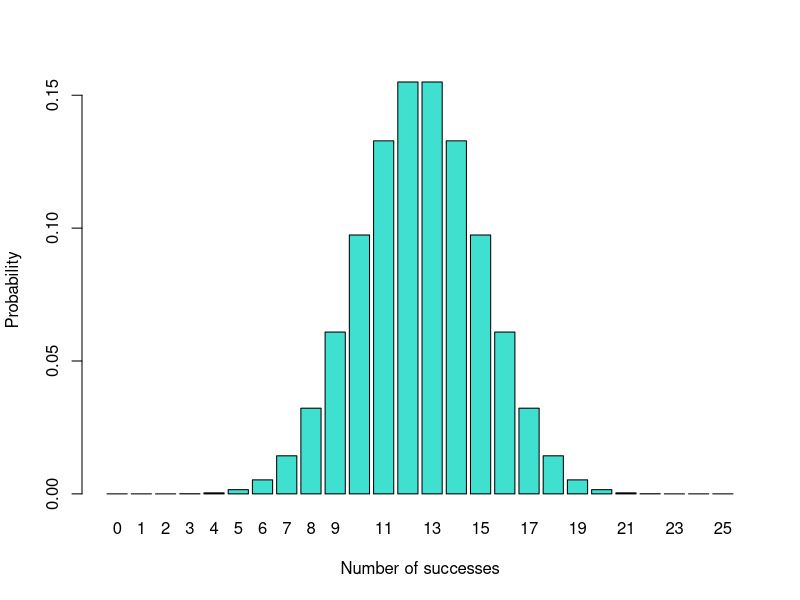

R code for this plot:
## ---- chunk 1

## ---- chunk 2
guppy.trials <- c(1, 1, 0, 0, 1, 1, 1, 1, 1, 1, 0, 1, 1, 0, 0, 1, 1, 0, 1, 1, 1, 0, 1, 1, 1)
## ---- chunk 3
propSuccesses <- sum(guppy.trials) / length(guppy.trials)
## ---- chunk 4
SEsuccesses <- sqrt((propSuccesses * (1-propSuccesses))/length(guppy.trials))
x <- sum(guppy.trials)
n <- length(guppy.trials)
SEsuccesses
## ---- chunk 5
nChooseX <- ((factorial(n)) / (factorial(x) * factorial(n - x)))
p <- 0.5
PrX <- nChooseX * (p^x) * (1-p)^(n-x)
PrX
## ---- chunk 6
p.null.diamond <- 1/4
## ---- chunk 7
p.null.success <- 0.5
## ---- chunk 8
observations <- seq(0,25)
observations
## ---- chunk 9
prob.18 <- dbinom(x = 18, size = 25, prob = p.null.success) 
prob.18

## ---- chunk 10
null.probabilities <- dbinom(x=observations, size=25, prob=p.null.success)
null.probabilities
## ---- chunk 11
# create a dataframe
null.distribution <- data.frame(observations, null.probabilities)
# set column names
colnames(null.distribution)<-c("Observation", "Probability")
head(null.distribution)
## ---- chunk 12
barplot(height = null.probabilities, names = observations, 
        ylab = "Probability", xlab = "Number of successes", col="turquoise")
## ---- chunk 13
sum(null.distribution$Probability) # all the probabilities added together

# probability of one specific outcome, say 3 out of 25 successes:
null.distribution[observations == 3, ] # a very small number! 
## ---- chunk 14
P.value <- sum(null.probabilities[observations <= 7] + null.probabilities[observations >= 18])
P.value
## ---- chunk 15
binom.test(3, n = 10, p = 0.5, alternative = "two.sided")
## ---- chunk 16
binom.test(18, n = 25, p = 0.05, alternative = "two.sided")
## ---- chunk 17
# Your code here
## ---- chunk 18
# Your code here
